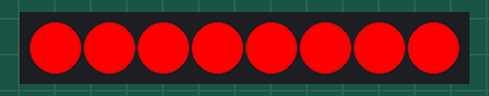
Simulated run of this program. Board: Raspberry Pi Pico running MicroPython. Parts: 8 RGB LEDs in strip order, left to right. What the program prints to the serial console is not drawn. At 4.0 s the program stops and its outputs stay as they are.

Above: at 0.1 s.
At 1.1 s:
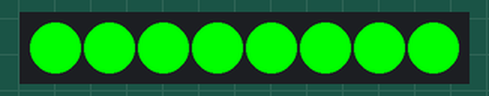
At 2.1 s:
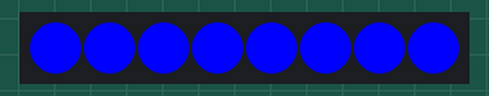
At 3.1 s:
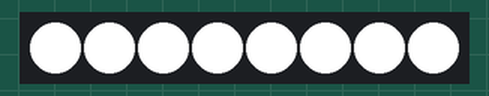
Timing chart, 0 to 4.6 s (numbered marks = the images above):
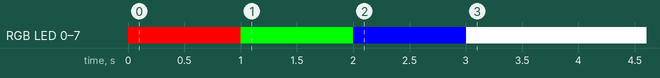

The program:

allLeds.py
```python
import array, time
from machine import Pin
import rp2
from rp2 import PIO, StateMachine, asm_pio

# Configure the number of WS2812 LEDs.
NUM_LEDS = 8

@rp2.asm_pio(sideset_init=rp2.PIO.OUT_LOW, out_shiftdir=rp2.PIO.SHIFT_LEFT, autopull=True, pull_thresh=24)
def ws2812():
    T1 = 2
    T2 = 5
    T3 = 3
    wrap_target()
    label("bitloop")
    out(x, 1)               .side(0)    [T3 - 1]
    jmp(not_x, "do_zero")   .side(1)    [T1 - 1]
    jmp("bitloop")          .side(1)    [T2 - 1]
    label("do_zero")
    nop()                   .side(0)    [T2 - 1]
    wrap()

# Create the StateMachine with the ws2812 program, outputting on Pin(0).
sm = StateMachine(0, ws2812, freq=8000000, sideset_base=Pin(0))
# Start the StateMachine, it will wait for data on its FIFO.
sm.active(1)

# Display a pattern on the LEDs via an array of LED RGB values.
pixel_array = array.array("I", [0 for _ in range(NUM_LEDS)])


############################################
# Functions for RGB Coloring
############################################

def updatePixel(brightness=1): # dimming colors and updating state machine (state_mach)
    dimmer_array = array.array("I", [0 for _ in range(NUM_LEDS)])
    for ii,cc in enumerate(pixel_array):
        r = int(((cc >> 8) & 0xFF) * brightness)
        g = int(((cc >> 16) & 0xFF) * brightness)
        b = int((cc & 0xFF) * brightness)
        dimmer_array[ii] = (g<<16) + (r<<8) + b
    sm.put(dimmer_array, 8) # update the state machine with new colors

def set_led_color(color):
    for ii in range(len(pixel_array)):
        pixel_array[ii] = (color[1]<<16) + (color[0]<<8) + color[2]

print("Start")
#Color based on RGB (R,G,B)
red = (255,0,0)
green = (0,255,0)
blue = (0,0,255)
white = (255,255,255)

set_led_color(red)
updatePixel(1)
time.sleep(1)
set_led_color(green)
updatePixel(1)
time.sleep(1)
set_led_color(blue)
updatePixel(1)
time.sleep(1)
set_led_color(white)
updatePixel(1)
time.sleep(1)
print("End")
```

Measured:
- by itself, RGB LED 0–7: off → RGB(255, 0, 0) at 0.00 s, → RGB(0, 255, 0) 1.0 s later, → RGB(0, 0, 255) 1.0 s later, → RGB(255, 255, 255) 1.0 s later
- what the display in image 0 shows lasts 1.0 s, from 0.0 s to 1.0 s
